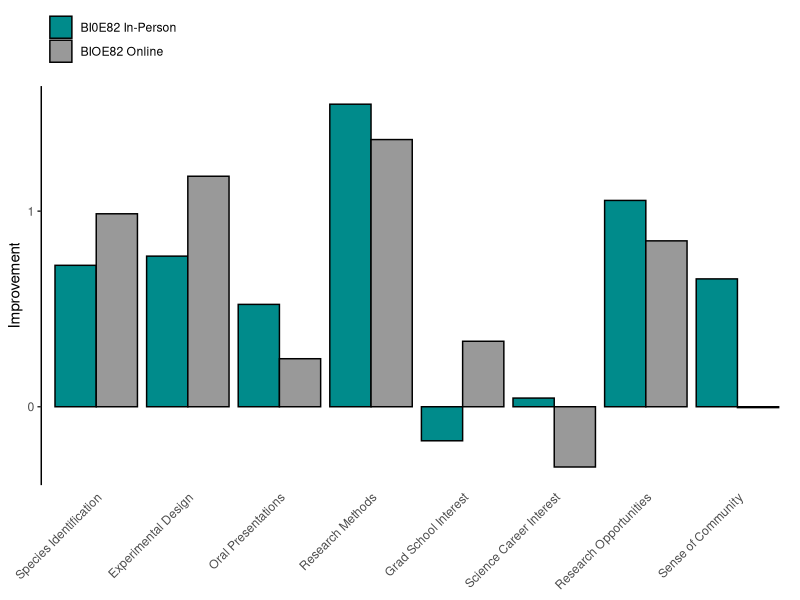

Here is the R script that generated this plot:
## ---- chunk 1
library(tidyverse)
library(ggthemes)
library(ggplot2) # load these libraries so I can access tools
classoutcomesData<-read.table(file="data/classoutcomes.csv", header=TRUE, sep = ",") # upload Race et. al data and assign it to this variable

glimpse(classoutcomesData)
head(classoutcomesData)
colnames(classoutcomesData)[16] ="Metric" # rename these columns to make them a bit easier to call
colnames(classoutcomesData)[17] ="Class In-Person"
colnames(classoutcomesData)[18] ="Class Online"
classoutcomesDF<-data.frame(classoutcomesData[c(2:9),c("Metric", "Class In-Person", "Class Online")]) # create a new df using these parameters
data_mod <- cbind(classoutcomesDF[1], stack(classoutcomesDF[2:3])) # stack in person and online so data_mod can be placed into the ggplot code
data_mod$values <- as.numeric(data_mod$values) # coerce the values column to be numeric because ggplot cannot plot y if it is in character format

classoutcomes_plot <- ggplot(data_mod, aes(fill=ind, y=values, x=Metric)) +
    geom_bar(position="dodge", stat="identity", color="black") +
  scale_x_discrete(limit=c("Flora/Fauna", "Experimental Design", "Oral Presentation", "Field Research", "Graduate Degree", "Science Career", "Research Opportunities", "UCSC Community"),
        labels=c("Species Identification", "Experimental Design", "Oral Presentations", "Research Methods", "Grad School Interest", "Science Career Interest", "Research Opportunities",  "Sense of Community")) +
  scale_y_continuous(breaks=seq(0,2,by=1)) +
  theme_bw() +
  theme(panel.border = element_blank(), panel.grid.major = element_blank(),
panel.grid.minor = element_blank(), axis.line.x = element_blank(), axis.line.y=element_line(colour="black"), axis.ticks.x = element_blank()) +
  theme(axis.text.x = element_text(angle = 45, hjust=1)) +
  xlab(NULL) +
  ylab("Improvement") +
  scale_fill_manual(labels=c("BI0E82 In-Person", "BIOE82 Online"), values=c("darkcyan", "gray60")) +
  theme(legend.title=element_blank(),
        legend.position='top', 
        legend.justification='left',
        legend.direction='vertical')
print(classoutcomes_plot)

